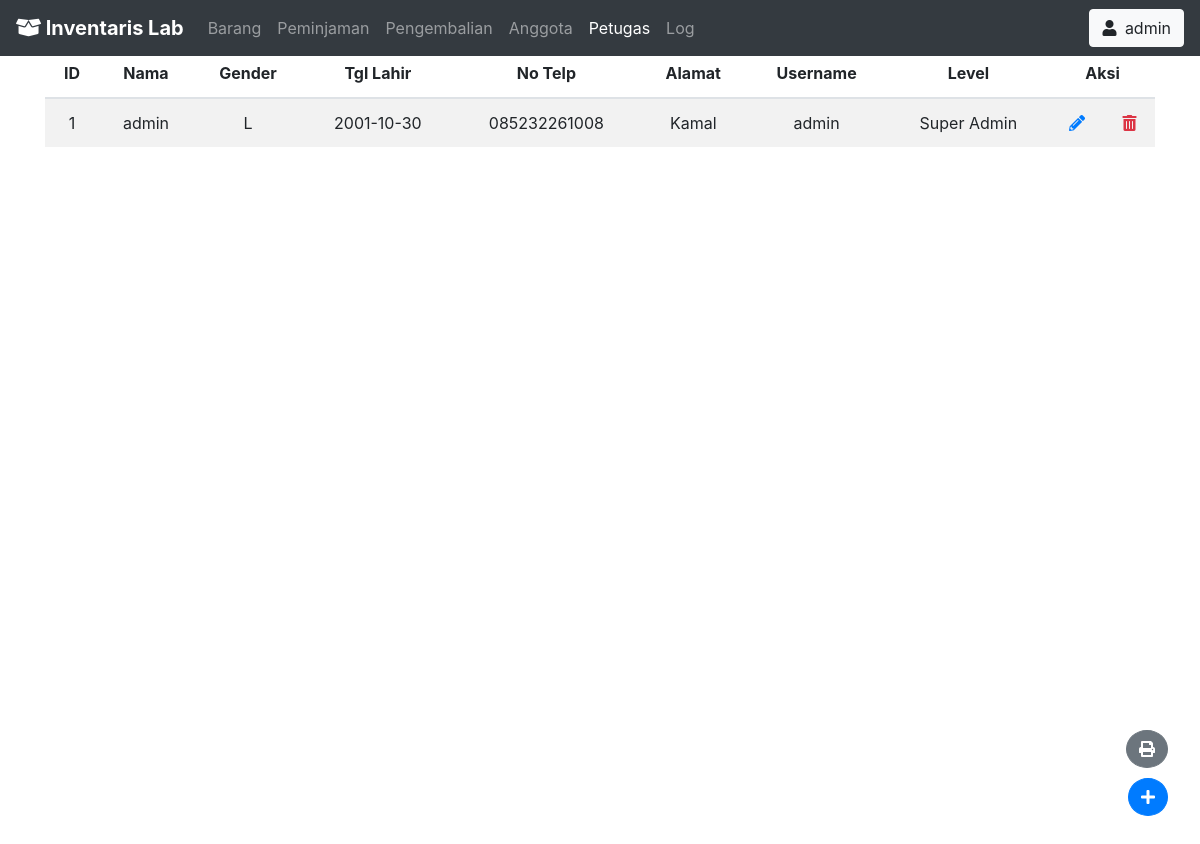
Before: /index.php?page=petugas (signed in) with the older database file.
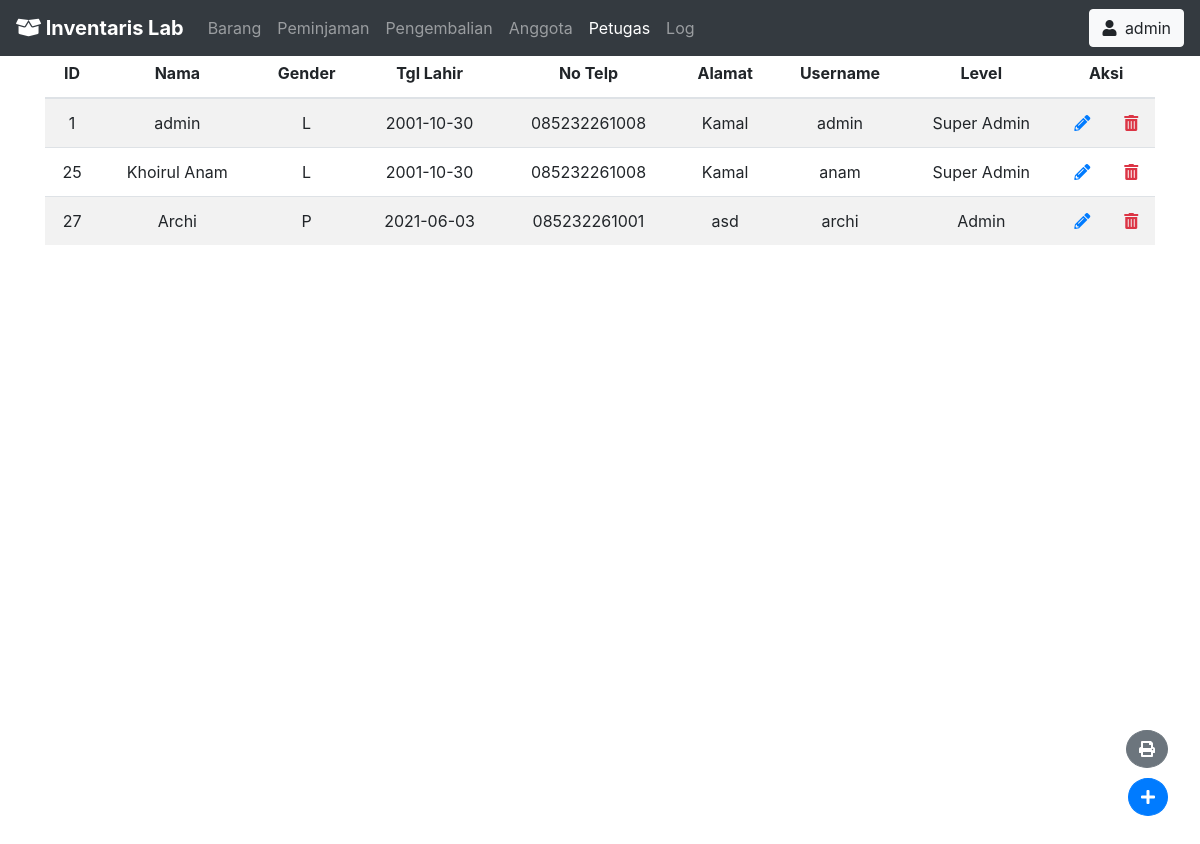
After: the same page with the newer database file.
### tables this page shows
CREATE TABLE `petugas` (
  `id_petugas` int(11) NOT NULL,
  `nama_petugas` varchar(128) NOT NULL,
  `jenis_kelamin_petugas` enum('L','P') NOT NULL,
  `tgl_lahir_petugas` date DEFAULT NULL,
  `no_tlp_petugas` varchar(15) DEFAULT NULL,
  `alamat_petugas` varchar(128) NOT NULL,
  `username_petugas` varchar(128) DEFAULT NULL,
  `password_petugas` varchar(128) DEFAULT NULL,
  `level_petugas` varchar(128) NOT NULL
);

### petugas.php (the view, shortened to what this page needs)
<div class="container mt-5">
        <div class="row">
            <div class="col-md-12">
                <table class="table table-striped table-inverse w-100 text-center">
                    <thead class="thead-inverse">
                        <tr>
                            <th>ID</th>
                            <th>Nama</th>
                            <th>Gender</th>
                            <th>Tgl Lahir</th>
                            <th>No Telp</th>
                            <th>Alamat</th>
                            <th>Username</th>
                            <th>Level</th>
                            <th colspan="2">Aksi</th>
                        </tr>
                    </thead>
                    <tbody>
                        <?php
                        $select = mysqli_query($conn, "select * from petugas");
                        while($data = mysqli_fetch_array($select)){
                            ?>
                            <tr>
                                <td><?php echo $data["id_petugas"] ?></td>
                                <td><?php echo $data["nama_petugas"] ?></td>
                                <td><?php echo $data["jenis_kelamin_petugas"] ?></td>
                                <td><?php echo $data["tgl_lahir_petugas"] ?></td>
                                <td><?php echo $data["no_tlp_petugas"] ?></td>
                                <td><?php echo $data["alamat_petugas"] ?></td>
                                <td><?php echo $data["username_petugas"] ?></td>
                                <td><?php echo $data["level_petugas"] ?></td>
                                <td><a href="#form-edit" data-toggle="modal" onclick="edit('<?php echo $data['id_petugas'] ?>')"><i class="fas fa-pencil-alt"></i></a></td>
                                <td><a href="#form-hapus" data-toggle="modal" onclick="hapus('<?php echo $data['id_petugas'] ?>', '<?php echo $data['username_petugas'] ?>')" class="text-danger"><i class="fas fa-trash-alt"></i></a></td>
                            </tr>
                            <?php
                        }
                        ?>
                    </tbody>
                </table>
            </div>
        </div>
    </div>
    <a href="#form-tambah" class="btn btn-primary rounded-circle tombol-tambah" data-toggle="modal"><i class="fas fa-plus"></i></a>
    <a href="process/print_petugas.php" class="btn btn-secondary rounded-circle tombol-cetak"><i class="fas fa-print"></i></a>

Changed rows visible on the page:
added petugas: id_petugas "25", nama_petugas "Khoirul Anam", jenis_kelamin_petugas "L", tgl_lahir_petugas "2001-10-30", no_tlp_petugas "085232261008", alamat_petugas "Kamal", username_petugas "anam", level_petugas "Super Admin"
added petugas: id_petugas "27", nama_petugas "Archi", jenis_kelamin_petugas "P", tgl_lahir_petugas "2021-06-03", no_tlp_petugas "085232261001", alamat_petugas "asd", username_petugas "archi", level_petugas "Admin"
